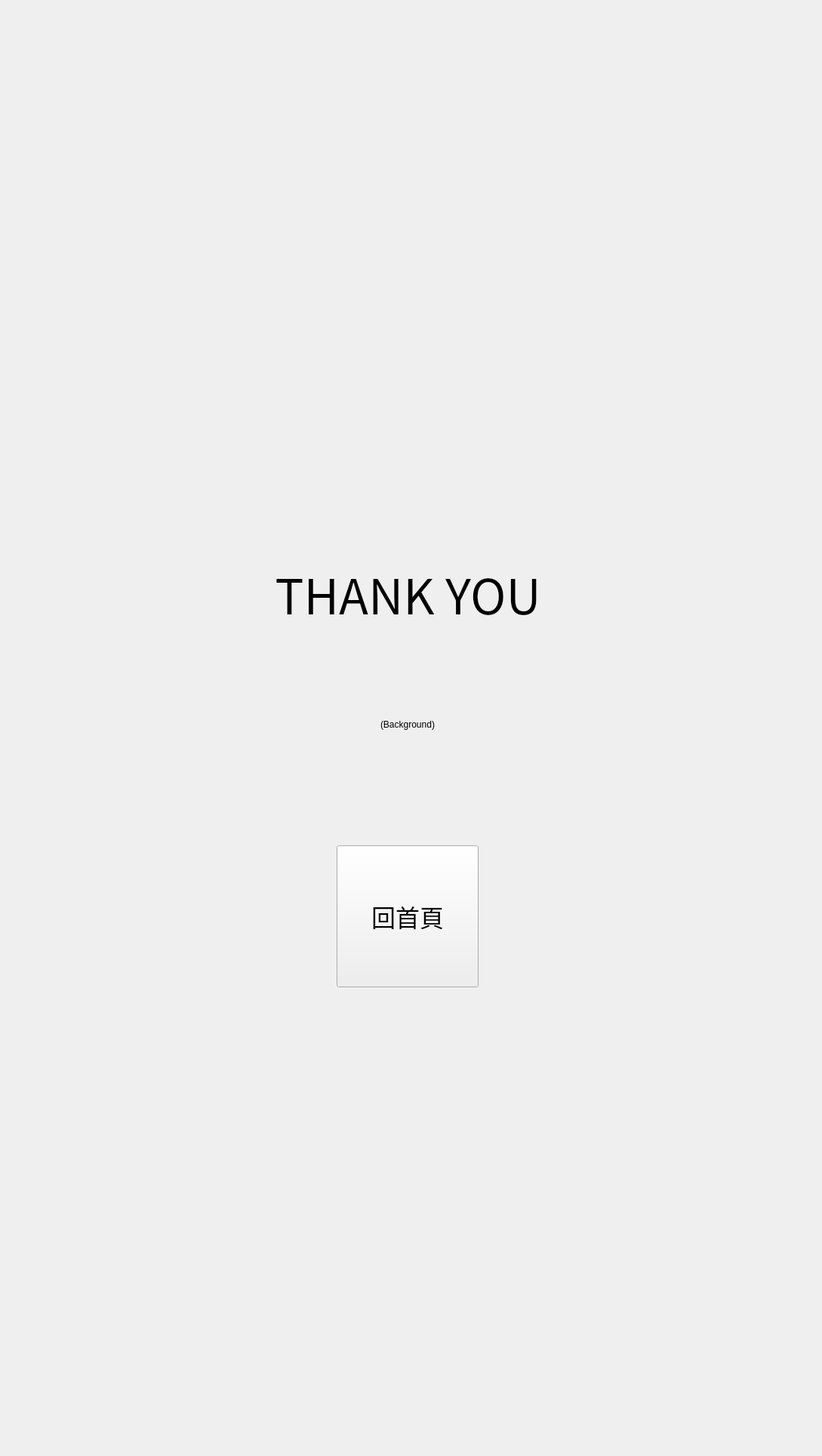
    <widget class="QWidget" name="page_finish">
     <widget class="QLabel" name="lbl_finish_hint">
      <property name="geometry">
       <rect>
        <x>268</x>
        <y>498</y>
        <width>545</width>
        <height>575</height>
       </rect>
      </property>
      <property name="font">
       <font>
        <family>Noto Sans CJK TC</family>
        <pointsize>48</pointsize>
       </font>
      </property>
      <property name="text">
       <string>THANK YOU</string>
      </property>
      <property name="alignment">
       <set>Qt::AlignCenter</set>
      </property>
     </widget>
     <widget class="QPushButton" name="pbtn_home">
      <property name="geometry">
       <rect>
        <x>446</x>
        <y>1120</y>
        <width>188</width>
        <height>188</height>
       </rect>
      </property>
      <property name="font">
       <font>
        <family>Noto Sans CJK TC</family>
        <pointsize>24</pointsize>
       </font>
      </property>
      <property name="text">
       <string>回首頁</string>
      </property>
     </widget>
     <widget class="QLabel" name="lbl_finish_bg">
      <property name="geometry">
       <rect>
        <x>0</x>
        <y>0</y>
        <width>1080</width>
        <height>1920</height>
       </rect>
      </property>
      <property name="text">
       <string>(Background)</string>
      </property>
      <property name="alignment">
       <set>Qt::AlignCenter</set>
      </property>
     </widget>
     <zorder>lbl_finish_bg</zorder>
     <zorder>pbtn_home</zorder>
     <zorder>lbl_finish_hint</zorder>
    </widget>
